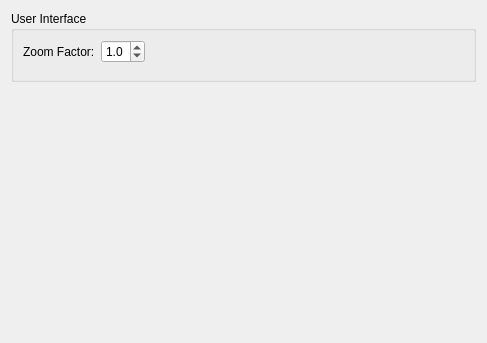
<?xml version="1.0" encoding="UTF-8"?>
<ui version="4.0">
 <class>GLEditor::Internal::BehaviorSettingsPage</class>
 <widget class="QWidget" name="GLEditor::Internal::BehaviorSettingsPage">
  <property name="geometry">
   <rect>
    <x>0</x>
    <y>0</y>
    <width>487</width>
    <height>343</height>
   </rect>
  </property>
  <layout class="QVBoxLayout" name="verticalLayout">
   <item>
    <widget class="QGroupBox" name="groupBox_3">
     <property name="title">
      <string>User Interface</string>
     </property>
     <property name="flat">
      <bool>false</bool>
     </property>
     <layout class="QGridLayout" name="gridLayout_3">
      <property name="bottomMargin">
       <number>16</number>
      </property>
      <item row="4" column="0">
       <layout class="QGridLayout" name="gridLayout">
        <item row="0" column="0">
         <widget class="QLabel" name="zoomFactorLabel">
          <property name="text">
           <string>Zoom Factor:</string>
          </property>
         </widget>
        </item>
       </layout>
      </item>
      <item row="4" column="2">
       <spacer name="horizontalSpacer_3">
        <property name="orientation">
         <enum>Qt::Horizontal</enum>
        </property>
        <property name="sizeHint" stdset="0">
         <size>
          <width>285</width>
          <height>20</height>
         </size>
        </property>
       </spacer>
      </item>
      <item row="4" column="1">
       <widget class="QDoubleSpinBox" name="zoomFactorSpinBox">
        <property name="decimals">
         <number>1</number>
        </property>
        <property name="minimum">
         <double>0.100000000000000</double>
        </property>
        <property name="maximum">
         <double>2.000000000000000</double>
        </property>
        <property name="singleStep">
         <double>0.100000000000000</double>
        </property>
        <property name="value">
         <double>1.000000000000000</double>
        </property>
       </widget>
      </item>
     </layout>
    </widget>
   </item>
   <item>
    <spacer name="verticalSpacer">
     <property name="orientation">
      <enum>Qt::Vertical</enum>
     </property>
     <property name="sizeHint" stdset="0">
      <size>
       <width>20</width>
       <height>30</height>
      </size>
     </property>
    </spacer>
   </item>
  </layout>
 </widget>
 <resources/>
 <connections/>
</ui>
